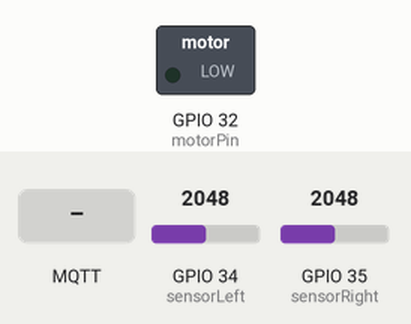
Recording of a sketch running on a simulated ESP32. Parts: switched loads named in the sketch (green lamp = pin HIGH). Inputs (shaded band) come from the test bench; at power-on: GPIO 34 (sensorLeft) = 2048, GPIO 35 (sensorRight) = 2048. WiFi joins after 1.5 s; servers stay silent unless stated; no MQTT or app messages arrive unless stated; what the sketch prints to the serial monitor is not drawn.

Above: at 2.7 s.
2.8 s: MQTT message "0" arrives on the first subscribed topic
At 3.6 s:
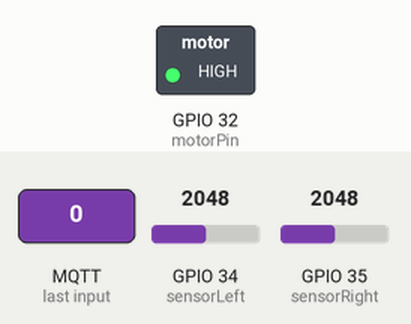
Timing chart, 0 to 5.8 s (numbered marks = the images above; inputs shaded):
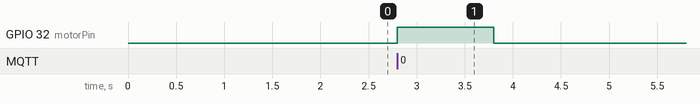

The sketch:

gripper_control.ino
```cpp
#include <WiFi.h>
#include <PubSubClient.h>

// WiFi and MQTT configuration
const char* ssid = "YOUR_SSID";            // Replace with your WiFi SSID
const char* password = "YOUR_PASSWORD";    // Replace with your WiFi password
const char* mqtt_server = "YOUR_MQTT_BROKER_IP"; // Replace with your MQTT broker IP

WiFiClient espClient;
PubSubClient client(espClient);

// Pin definitions
const int motorPin = 32;     // Pin connected to the stepper motor driver
const int sensorLeft = 34;    // Pin connected to left jaw sensor
const int sensorRight = 35;   // Pin connected to right jaw sensor

void setup() {
    Serial.begin(115200);
    pinMode(motorPin, OUTPUT);
    pinMode(sensorLeft, INPUT);
    pinMode(sensorRight, INPUT);

    // Connect to WiFi
    setup_wifi();

    // Set up MQTT
    client.setServer(mqtt_server, 1883);
    client.setCallback(callback);
}

void loop() {
    if (!client.connected()) {
        reconnect();
    }
    client.loop();

    // Read sensor values and publish position
    int position = read_position();
    client.publish("gripper/position", String(position).c_str());
}

void setup_wifi() {
    delay(10);
    Serial.println();
    Serial.print("Connecting to ");
    Serial.println(ssid);

    WiFi.begin(ssid, password);
    while (WiFi.status() != WL_CONNECTED) {
        delay(500);
        Serial.print(".");
    }

    Serial.println("");
    Serial.println("WiFi connected");
}

void reconnect() {
    while (!client.connected()) {
        Serial.print("Attempting MQTT connection...");
        if (client.connect("ESP32Gripper")) {
            Serial.println("connected");
            client.subscribe("gripper/control");
        } else {
            Serial.print("failed, rc=");
            Serial.print(client.state());
            Serial.println(" trying again in 5 seconds");
            delay(5000);
        }
    }
}

void callback(char* topic, byte* message, unsigned int length) {
    String msg;
    for (int i = 0; i < length; i++) {
        msg += (char)message[i];
    }
    if (msg == "0") {
        open_gripper();
    } else if (msg == "1") {
        close_gripper();
    }
}

void open_gripper() {
    // Logic to open the gripper
    digitalWrite(motorPin, HIGH);
    delay(1000); // Adjust delay for motor operation as needed
    digitalWrite(motorPin, LOW);
}

void close_gripper() {
    // Logic to close the gripper
    digitalWrite(motorPin, HIGH);
    delay(1000); // Adjust delay for motor operation as needed
    digitalWrite(motorPin, LOW);
}

int read_position() {
    // Average readings from both sensors
    int leftValue = analogRead(sensorLeft);
    int rightValue = analogRead(sensorRight);
    return (leftValue + rightValue) / 2; // Return average position
}
```

Measured:
- after the input at 2.8 s, GPIO 32 (motorPin): LOW → HIGH at once, → LOW 1.0 s later
